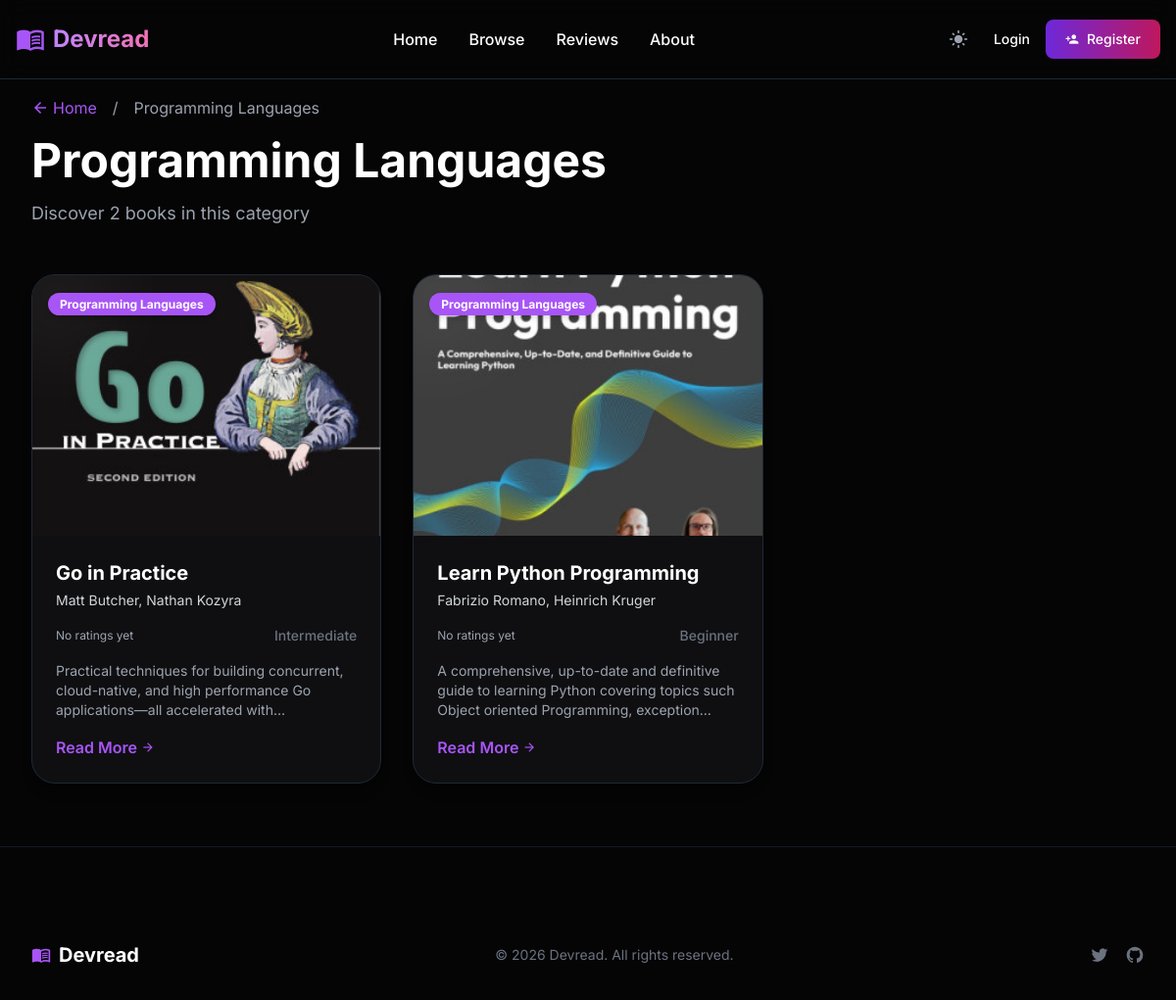
/categories/programming-languages/, run on the app's committed database.
### books/models.py (models this page shows, shortened)
class Category(models.Model):
    category_name = models.CharField(max_length=100,unique=True)
    slug = models.SlugField(max_length=100,unique=True)
    class Meta:
        verbose_name ='Category'
        verbose_name_plural = 'Categories'

class Book(models.Model):
    LEVEL_CHOICES = [
            ('BGN', 'Beginner'),
            ('INT', 'Intermediate'),
            ('ADV', 'Advanced'),
        ]
    authors = models.ManyToManyField(Author, related_name='books')
    title = models.CharField(max_length=100,unique=True)
    description = models.TextField()
    isbn = models.CharField("ISBN", max_length=13, unique=True)
    slug = models.SlugField(max_length=100,unique=True)
    difficulty = models.CharField(max_length=3, choices=LEVEL_CHOICES, default='BGN')
    categories = models.ManyToManyField(Category,related_name='books')
    cover_image = models.ImageField(upload_to='book_covers/',)
    book_url = models.URLField(blank=True)
    publisher = models.CharField(max_length=100,blank=True)
    published_date = models.DateField()
    created_at = models.DateTimeField(auto_now_add=True)
    updated_at = models.DateTimeField(auto_now=True)
    class Meta:
        verbose_name ='Book'
        verbose_name_plural = 'Books'

class Author(models.Model):
    author_name = models.CharField(max_length=255)
    website = models.URLField(blank=True)
    twitter_handle = models.URLField(max_length=50, blank=True)
    slug = models.SlugField(unique=True)
    class Meta:
        db_table = 'authors'
        ordering = ['author_name']
        indexes = [
            models.Index(fields=['author_name']),
        ]

### books/views.py (the view)
# urls.py: path('categories/<slug:slug>/', books_views.category_detail, name='category_detail'),
def category_detail(request, slug):
    category = get_object_or_404(Category, slug=slug)
    books = category.books.all()
    return render(request, 'books/category_detail.html', {'category': category, 'books': books})

### books/templates/books/category_detail.html (shortened to what this page needs)
{% extends 'base.html' %}
{% block content %}
<main class="pt-24 pb-16 bg-background-light dark:bg-background-dark">
    <div class="max-w-7xl mx-auto px-4 sm:px-6 lg:px-8">
        <div class="mb-12">
            <div class="flex items-center gap-4 mb-4">
                <a href="{% url 'home' %}" class="text-primary hover:text-pink-500 transition-colors flex items-center gap-1">
                    <span class="material-icons text-lg">arrow_back</span>
                    Home
                </a>
                <span class="text-gray-400">/</span>
                <span class="text-gray-600 dark:text-gray-400">{{ category.category_name }}</span>
            </div>
            <h1 class="text-4xl md:text-5xl font-bold text-gray-900 dark:text-white mb-4">
                {{ category.category_name }}
            </h1>
            <p class="text-lg text-gray-600 dark:text-gray-400">
                Discover {{ books.count }} book{{ books.count|pluralize }} in this category
            </p>
        </div>
        <div class="grid md:grid-cols-2 lg:grid-cols-3 gap-8">
            {% for book in books %}
            <a
                href="{% url 'book_detail' book.slug %}"
                class="group relative rounded-2xl overflow-hidden bg-card-light dark:bg-card-dark border border-border-light dark:border-border-dark hover:border-primary/50 dark:hover:border-primary/50 transition-all duration-300 shadow-lg hover:shadow-2xl"
            >
                <div
                    class="aspect-[3/4] sm:aspect-[4/3] bg-gradient-to-br from-blue-100 to-indigo-200 dark:from-blue-900/30 dark:to-indigo-900/30 relative overflow-hidden group"
                >
                    {% if book.categories.exists %}
                    <div class="absolute top-4 left-4 z-10">
                        <span
                            class="bg-primary text-white text-xs font-bold px-3 py-1 rounded-full shadow-md"
                            >{{ book.categories.first.category_name }}</span
                        >
                    </div>
                    {% endif %}
                    {% if book.cover_image %}
                    <img
                        src="{{ book.cover_image.url }}"
                        alt="{{ book.title }}"
                        class="w-full h-full object-cover transition-transform duration-300 group-hover:scale-105"
                        loading="lazy"
                    >
                    {% else %}
                    <div class="w-full h-full flex items-center justify-center">
                        <span class="material-icons text-6xl text-gray-300 dark:text-gray-600">book</span>
                    </div>
                    {% endif %}
                </div>
                <div class="p-6">
                    <h3
                        class="text-xl font-bold text-gray-800 dark:text-white mb-1 line-clamp-2 hover:text-primary transition-colors"
                    >
                        {{ book.title }}
                    </h3>
                    <p class="text-sm text-gray-600 dark:text-gray-300 mb-4">
                        {% for author in book.authors.all %}{{ author.author_name }}{% if not forloop.last %}, {% endif %}{% endfor %}
                    </p>
                    <div class="flex items-center justify-between mb-4">
                        {% if book.reviews.all %}
                            {% with avg_rating=book.reviews.all|dictsort:"rating"|last %}
                                {% if avg_rating %}
                                <div class="flex items-center gap-2">
                                    <div class="flex gap-0.5 text-yellow-400">
                                        {% for i in "12345" %}
                                        <span class="material-icons text-base {% if forloop.counter <= avg_rating.rating %}text-yellow-400{% else %}text-gray-300 dark:text-gray-600{% endif %}">star</span>
                                        {% endfor %}
                                    </div>
                                    <span class="text-xs font-semibold text-gray-900 dark:text-white">{{ avg_rating.rating }}/5</span>
                                </div>
                                {% else %}
                                <span class="text-xs text-gray-500 dark:text-gray-400">No ratings yet</span>
                                {% endif %}
                            {% endwith %}
                        {% else %}
                        <span class="text-xs text-gray-500 dark:text-gray-400">No ratings yet</span>
                        {% endif %}
                        <span class="text-sm text-gray-500 font-medium"
                            >{{ book.get_difficulty_display }}</span
                        >
                    </div>
                    <p
                        class="text-gray-600 dark:text-gray-400 text-sm line-clamp-3 mb-4"
                    >
                        {{ book.description }}
                    </p>
                    <span
                        class="inline-flex items-center text-primary font-semibold group-hover:text-pink-500 transition-colors"
                    >
                        Read More
                        <span class="material-icons text-sm ml-1"
                            >arrow_forward</span
                        >
                    </span>
                </div>
            </a>
            {% empty %}
            <div class="col-span-full text-center py-12">
                <span class="material-icons text-6xl text-gray-300 dark:text-gray-600 block mb-4">book</span>
                <p class="text-gray-600 dark:text-gray-400 text-lg">No books in this category yet.</p>
            </div>
            {% endfor %}
        </div>
    </div>
</main>
{% endblock %}

### devread_core/static/css/style.css (style rules this page uses)
html { scroll-behavior: smooth; }

### data on the page
Category: category_name "Programming Languages"
Book: categories.first.category_name "Programming Languages", cover_image (picture), title "Go in Practice", shows "No ratings yet", difficulty "Intermediate", description "Practical techniques for building concurrent, cloud-native, and high performance Go applications—all accelerated…"
Author: author_name "Matt Butcher"
Author: author_name "Nathan Kozyra"
Book: categories.first.category_name "Programming Languages", cover_image (picture), title "Learn Python Programming", shows "No ratings yet", difficulty "Beginner", description "A comprehensive, up-to-date and definitive guide to learning Python covering topics such Object oriented Programming,…"
Author: author_name "Fabrizio Romano"
Author: author_name "Heinrich Kruger"

### other printed values
{{ books.count }} "2"
